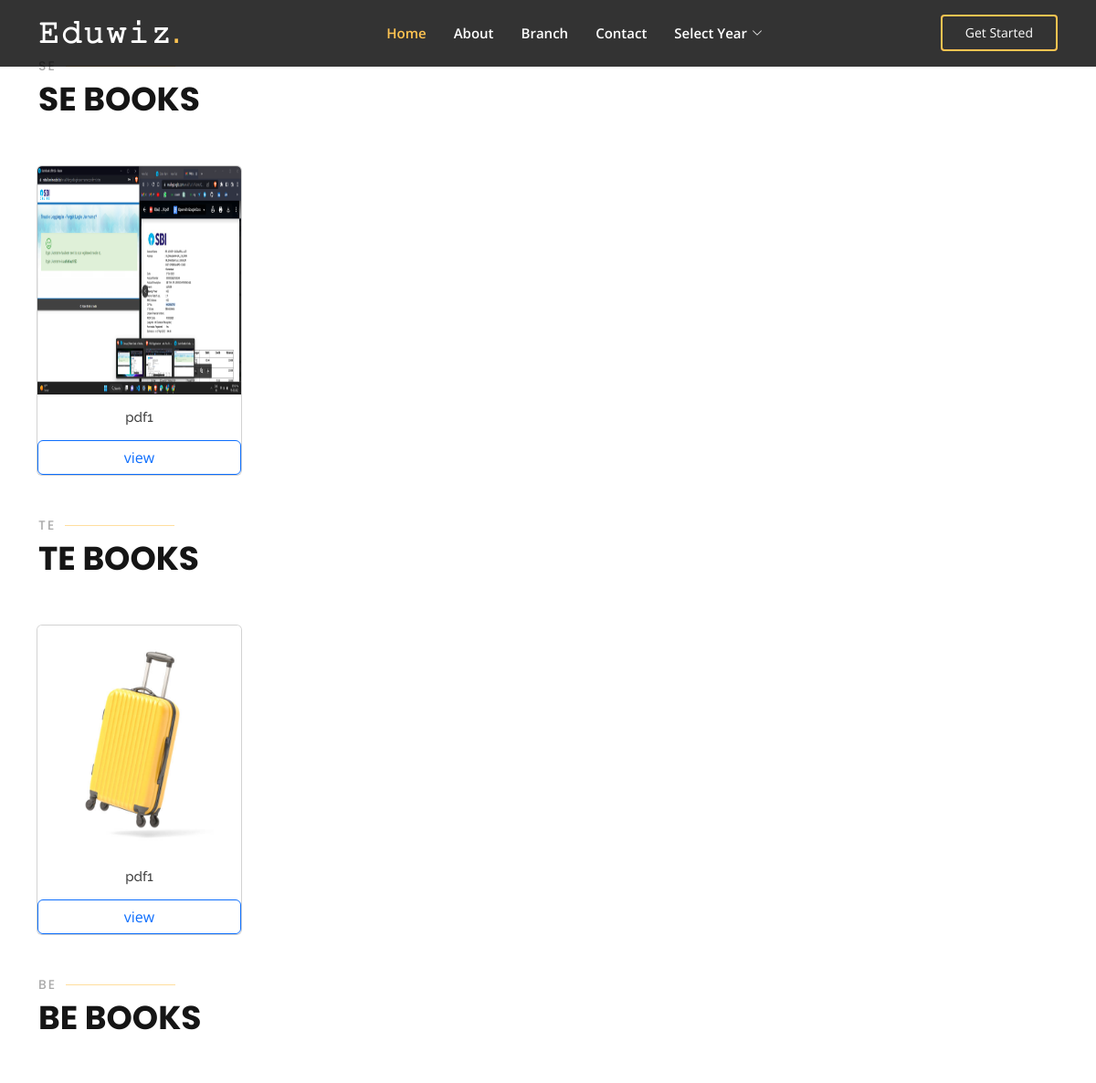
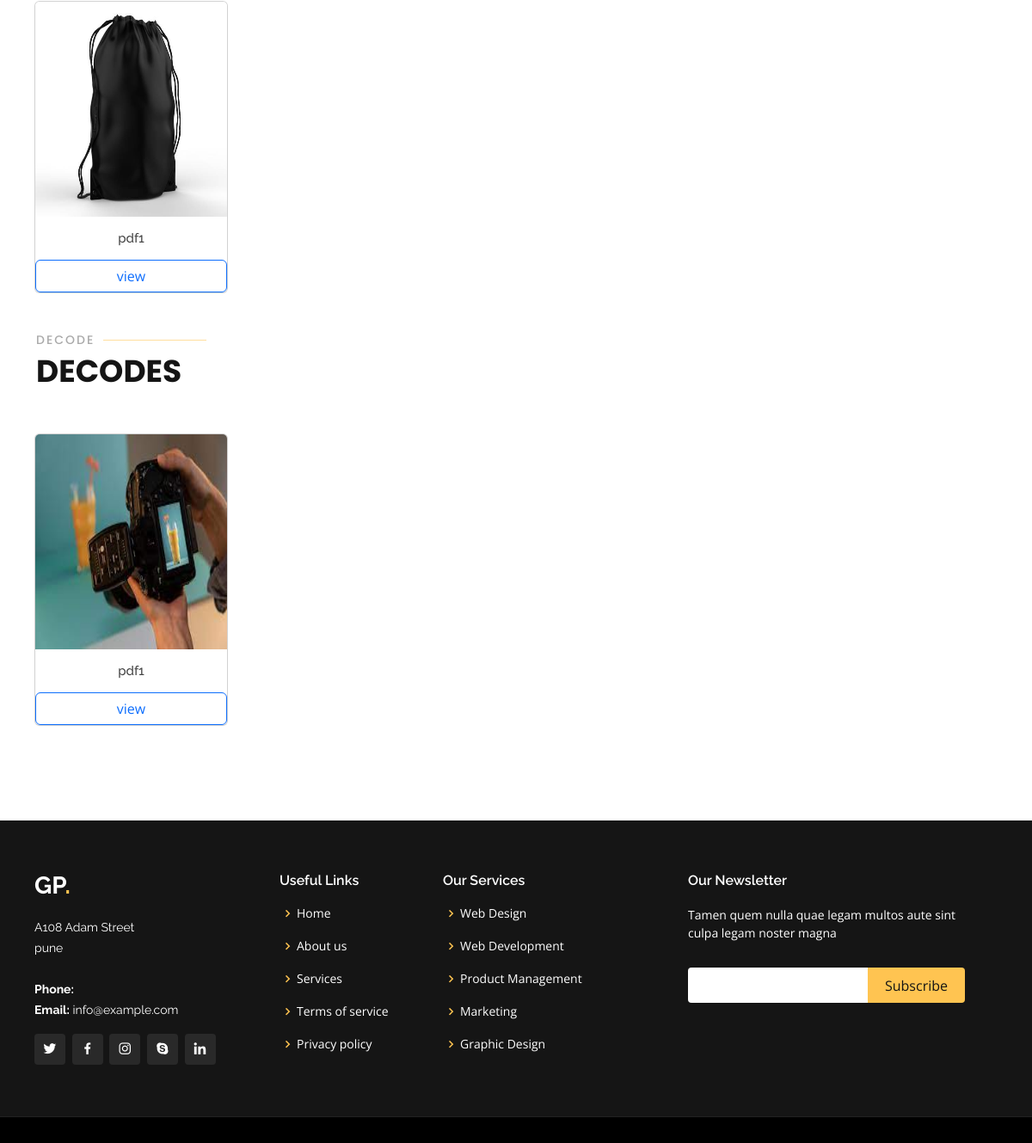
The app's page /It_books/ with its own data (2 pictures, top to bottom).
### app1/models.py (models this page shows, shortened)
class It_SE(models.Model):
    title= models.CharField(max_length=100)
    pdf=models.FileField(upload_to='It_SE/',validators=[FileExtensionValidator(["pdf"])])
    image = models.ImageField(upload_to='img/')

class It_TE(models.Model):
    title= models.CharField(max_length=100)
    pdf=models.FileField(upload_to='It_TE/',validators=[FileExtensionValidator(["pdf"])])
    image = models.ImageField(upload_to='img/')

class It_BE(models.Model):
    title= models.CharField(max_length=100)
    pdf=models.FileField(upload_to='It_BE/',validators=[FileExtensionValidator(["pdf"])])
    image = models.ImageField(upload_to='img/')

class It_Decode(models.Model):
    title= models.CharField(max_length=100)
    pdf=models.FileField(upload_to='It_decode/',validators=[FileExtensionValidator(["pdf"])])
    image = models.ImageField(upload_to='img/')

### app1/views.py (the view)
# urls.py: path('It_books/',views.It_book,name='It_books'),
def It_book(request):
    It_deco=It_Decode.objects.all()
    It_second=It_SE.objects.all()
    It_Third=It_TE.objects.all()
    It_Fourth=It_BE.objects.all()
    return render(request,'It_book.html',{'It_second':It_second,'It_Third':It_Third,'It_Fourth':It_Fourth,'It_deco':It_deco})

### templates/It_book.html (shortened to what this page needs)
{% load static %}
<!DOCTYPE html>
<html lang="en">
<head>
  <link href="{% static 'assets/vendor/aos/aos.css' %}" rel="stylesheet">
  <link href="{% static 'assets/vendor/bootstrap/css/bootstrap.min.css' %}" rel="stylesheet">
  <link href="{% static 'assets/vendor/bootstrap-icons/bootstrap-icons.css' %}" rel="stylesheet">
  <link href="{% static 'assets/vendor/boxicons/css/boxicons.min.css' %}" rel="stylesheet">
  <link href="{% static 'assets/vendor/glightbox/css/glightbox.min.css' %}" rel="stylesheet">
  <link href="{% static 'assets/vendor/remixicon/remixicon.css' %}" rel="stylesheet">
  <link href="{% static 'assets/vendor/swiper/swiper-bundle.min.css' %}" rel="stylesheet">
  <link href="{% static 'assets/css/style.css' %}" rel="stylesheet">
</head>
<body>
  <header id="header" class="fixed-top header-inner-pages">
    <div class="container d-flex align-items-center justify-content-lg-between">
      <h1 class="logo me-auto me-lg-0"><a href="index.html">𝙴𝚍𝚞𝚠𝚒𝚣<span>.</span></a></h1>
      <nav id="navbar" class="navbar order-last order-lg-0">
        <ul>
          <li><a class="nav-link scrollto active" href="{% url 'home' %} ">Home</a></li>
          <li><a href="{% url 'home' %}">About</a></li>
          <li><a class="nav-link scrollto" href="{% url 'home' %}">Branch</a></li>
          <li><a class="nav-link scrollto" href="{% url 'home' %}">Contact</a></li>
          <li class="dropdown"><a href="#"><span>Select Year</span> <i class="bi bi-chevron-down"></i></a>
          </li>
        </ul>
      </nav>
      <a href="{% url 'home' %}" class="get-started-btn scrollto">Get Started</a>
    </div>
  </header>
  <main id="main">
    <section id="services" class="services">
      <div class="container" data-aos="fade-up">
        <div class="row">
          <div class="container mt-2">
            <div class="section-title">
              <h2 id="SE">SE</h2>
              <p>SE Books</p>
            </div>
            <div class="row">
              {% for x in It_second %}
              <div class="col-md-3 col-sm-6" style="padding-top: 5px;padding-bottom: 50px;">
                <div class="card card-block">
                  <img class="card-img-top" src="/media/{{x.image}}" alt="Card image" style="width:100%">
                  <h5 class="card-title mt-3 mb-3" style="text-align: center;"> {{x.title}} </h5>
                  <a href="{{ x.pdf.url }}" class="btn btn-outline-primary" target="_blank">view</a>
                </div>
              </div>
              {% endfor %}
            </div>
            <div class="section-title">
              <h2 id="TE">TE</h2>
              <p>TE Books</p>
            </div>
            <div class="row">
              {% for x in It_Third %}
              <div class="col-md-3 col-sm-6" style="padding-top: 5px;padding-bottom: 50px;">
                <div class="card card-block">
                  <img class="card-img-top" src="/media/{{x.image}}" alt="Card image" style="width:100%">
                  <h5 class="card-title mt-3 mb-3" style="text-align: center;"> {{x.title}} </h5>
                  <a href="{{ x.pdf.url }}" class="btn btn-outline-primary" target="_blank">view</a>
                </div>
              </div>
              {% endfor %}
            </div>
            <div class="section-title">
              <h2 id="BE">BE</h2>
              <p>BE Books</p>
            </div>
            <div class="row">
              {% for x in It_Fourth %}
              <div class="col-md-3 col-sm-6" style="padding-top: 5px;padding-bottom: 50px;">
                <div class="card card-block">
                  <img class="card-img-top" src="/media/{{x.image}}" alt="Card image" style="width:100%">
                  <h5 class="card-title mt-3 mb-3" style="text-align: center;"> {{x.title}} </h5>
                  <a href="{{ x.pdf.url }}" class="btn btn-outline-primary" target="_blank">view</a>
                </div>
              </div>
              {% endfor %}
            </div>
            <div class="section-title">
              <h2 id="Decode">Decode</h2>
              <p> Decodes</p>
            </div>
            <div class="row">
              {% for x in It_deco %}
              <div class="col-md-3 col-sm-6" style="padding-top: 5px;padding-bottom: 50px;">
                <div class="card card-block">
                  <img class="card-img-top" src="/media/{{x.image}}" alt="Card image" style="width:100%">
                  <h5 class="card-title mt-3 mb-3" style="text-align: center;"> {{x.title}} </h5>
                  <a href="{{ x.pdf.url }}" class="btn btn-outline-primary" target="_blank">view</a>
                </div>
              </div>
              {% endfor %}
            </div>
          </div>
        </div>
      </div>
    </section>
  </main>
  <footer id="footer">
    <div class="footer-top">
      <div class="container">
        <div class="row">
          <div class="col-lg-3 col-md-6">
            <div class="footer-info">
              <h3>Gp<span>.</span></h3>
              <p>
                A108 Adam Street <br>
                pune<br><br>
                <strong>Phone:</strong> <br>
                <strong>Email:</strong> info@example.com<br>
              </p>
              <div class="social-links mt-3">
                <a href="#" class="twitter"><i class="bx bxl-twitter"></i></a>
                <a href="#" class="facebook"><i class="bx bxl-facebook"></i></a>
                <a href="#" class="instagram"><i class="bx bxl-instagram"></i></a>
                <a href="#" class="google-plus"><i class="bx bxl-skype"></i></a>
                <a href="#" class="linkedin"><i class="bx bxl-linkedin"></i></a>
              </div>
            </div>
          </div>
          <div class="col-lg-2 col-md-6 footer-links">
            <h4>Useful Links</h4>
            <ul>
              <li><i class="bx bx-chevron-right"></i> <a href="#">Home</a></li>
              <li><i class="bx bx-chevron-right"></i> <a href="#">About us</a></li>
              <li><i class="bx bx-chevron-right"></i> <a href="#">Services</a></li>
              <li><i class="bx bx-chevron-right"></i> <a href="#">Terms of service</a></li>
              <li><i class="bx bx-chevron-right"></i> <a href="#">Privacy policy</a></li>
            </ul>
          </div>
          <div class="col-lg-3 col-md-6 footer-links">
            <h4>Our Services</h4>
            <ul>
              <li><i class="bx bx-chevron-right"></i> <a href="#">Web Design</a></li>
              <li><i class="bx bx-chevron-right"></i> <a href="#">Web Development</a></li>
              <li><i class="bx bx-chevron-right"></i> <a href="#">Product Management</a></li>
              <li><i class="bx bx-chevron-right"></i> <a href="#">Marketing</a></li>
              <li><i class="bx bx-chevron-right"></i> <a href="#">Graphic Design</a></li>
            </ul>
          </div>
          <div class="col-lg-4 col-md-6 footer-newsletter">
            <h4>Our Newsletter</h4>
            <p>Tamen quem nulla quae legam multos aute sint culpa legam noster magna</p>
            <form action="#" method="#">
              <input type="email" name="email"><input type="submit" value="Subscribe">
            </form>
          </div>
        </div>
      </div>
    </div>
  </footer>
</body>
</html>

### static/assets/css/style.css (style rules this page uses)
body { font-family: "Open Sans", sans-serif; color: #444444; }
a { color: #ffc451; text-decoration: none; }
h1, h2, h3, h4, h5, h6 { font-family: "Raleway", sans-serif; }
#header { transition: all 0.5s; z-index: 997; padding: 15px 0; }
#header.header-scrolled, #header.header-inner-pages { background: rgba(0, 0, 0, 0.8); }
#header .logo { font-size: 32px; margin: 0; padding: 0; line-height: 1; font-weight: 700; letter-spacing: 2px; text-transform: uppercase; }
#header .logo a { color: #fff; }
#header .logo a span { color: #ffc451; }
.get-started-btn { color: #fff; border-radius: 4px; padding: 7px 25px 8px 25px; white-space: nowrap; transition: 0.3s; font-size: 14px; display: inline-block; border: 2px solid #ffc451; }
.navbar { padding: 0; }
.navbar ul { margin: 0; padding: 0; display: flex; list-style: none; align-items: center; }
.navbar li { position: relative; }
.navbar a, .navbar a:focus { display: flex; align-items: center; justify-content: space-between; padding: 10px 0 10px 30px; font-size: 15px; font-weight: 600; color: #fff; white-space: nowrap; transition: 0.3s; }
.navbar a i, .navbar a:focus i { font-size: 12px; line-height: 0; margin-left: 5px; }
.navbar a:hover, .navbar .active, .navbar .active:focus, .navbar li:hover>a { color: #ffc451; }
section { padding: 60px 0; overflow: hidden; }
.section-title { padding-bottom: 40px; }
.section-title h2 { font-size: 14px; font-weight: 500; padding: 0; line-height: 1px; margin: 0 0 5px 0; letter-spacing: 2px; text-transform: uppercase; color: #aaaaaa; font-family: "Poppins", sans-serif; }
.section-title h2::after { content: ""; width: 120px; height: 1px; display: inline-block; background: #ffde9e; margin: 4px 10px; }
.section-title p { margin: 0; margin: 0; font-size: 36px; font-weight: 700; text-transform: uppercase; font-family: "Poppins", sans-serif; color: #151515; }
#footer { background: black; padding: 0 0 30px 0; color: #fff; font-size: 14px; }
#footer .footer-top { background: #151515; border-bottom: 1px solid #222222; padding: 60px 0 30px 0; }
#footer .footer-top .footer-info { margin-bottom: 30px; }
#footer .footer-top .footer-info h3 { font-size: 28px; margin: 0 0 20px 0; padding: 2px 0 2px 0; line-height: 1; font-weight: 700; text-transform: uppercase; }
#footer .footer-top .footer-info h3 span { color: #ffc451; }
#footer .footer-top .footer-info p { font-size: 14px; line-height: 24px; margin-bottom: 0; font-family: "Raleway", sans-serif; color: #fff; }
#footer .footer-top .social-links a { font-size: 18px; display: inline-block; background: #292929; color: #fff; line-height: 1; padding: 8px 0; margin-right: 4px; border-radius: 4px; text-align: center; width: 36px; height: 36px; transition: 0.3s; }
#footer .footer-top h4 { font-size: 16px; font-weight: 600; color: #fff; position: relative; padding-bottom: 12px; }
#footer .footer-top .footer-links { margin-bottom: 30px; }
#footer .footer-top .footer-links ul { list-style: none; padding: 0; margin: 0; }
#footer .footer-top .footer-links ul i { padding-right: 2px; color: #ffc451; font-size: 18px; line-height: 1; }
#footer .footer-top .footer-links ul li { padding: 10px 0; display: flex; align-items: center; }
#footer .footer-top .footer-links ul li:first-child { padding-top: 0; }
#footer .footer-top .footer-links ul a { color: #fff; transition: 0.3s; display: inline-block; line-height: 1; }
#footer .footer-top .footer-newsletter form { margin-top: 30px; background: #fff; padding: 6px 10px; position: relative; border-radius: 4px; }
#footer .footer-top .footer-newsletter form input[type=email] { border: 0; padding: 4px; width: calc(100% - 110px); }
#footer .footer-top .footer-newsletter form input[type=submit] { position: absolute; top: 0; right: -2px; bottom: 0; border: 0; background: none; font-size: 16px; padding: 0 20px; background: #ffc451; color: #151515; transition: 0.3s; border-radius: 0 4px 4px 0; }

### templates/It_book.html (style rules this page uses)
img { height: 250px; width: 100%; }
div [class^="col-"] { padding-left: 10px; padding-right: 50px; height: auto; }
.card { transition: 0.5s; cursor: pointer; }
.card-title { font-size: 15px; transition: 1s; cursor: pointer; text-align: center; }
.card::before, .card::after { position: absolute; top: 0; right: 0; bottom: 0; left: 0; transform: scale3d(0, 0, 1); transition: transform .3s ease-out 0s; background: rgba(255, 255, 255, 0.1); content: ''; pointer-events: none; }
.card::before { transform-origin: left top; }
.card::after { transform-origin: right bottom; }

### records on screen
It_SE: image (picture), title "pdf1"
It_TE: image (picture), title "pdf1"
It_BE: image (picture), title "pdf1"
It_Decode: image (picture), title "pdf1"
